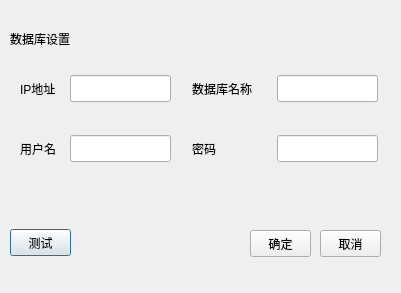
<?xml version="1.0" encoding="UTF-8"?>
<ui version="4.0">
 <class>Setting</class>
 <widget class="QDialog" name="Setting">
  <property name="geometry">
   <rect>
    <x>0</x>
    <y>0</y>
    <width>401</width>
    <height>293</height>
   </rect>
  </property>
  <property name="windowTitle">
   <string>Dialog</string>
  </property>
  <widget class="QLabel" name="label">
   <property name="geometry">
    <rect>
     <x>10</x>
     <y>30</y>
     <width>81</width>
     <height>17</height>
    </rect>
   </property>
   <property name="text">
    <string>数据库设置</string>
   </property>
  </widget>
  <widget class="QLabel" name="label_2">
   <property name="geometry">
    <rect>
     <x>20</x>
     <y>80</y>
     <width>51</width>
     <height>17</height>
    </rect>
   </property>
   <property name="text">
    <string>IP地址</string>
   </property>
  </widget>
  <widget class="QLineEdit" name="_lineEditIP">
   <property name="geometry">
    <rect>
     <x>70</x>
     <y>75</y>
     <width>101</width>
     <height>27</height>
    </rect>
   </property>
  </widget>
  <widget class="QLineEdit" name="_lineEditDatabaseName">
   <property name="geometry">
    <rect>
     <x>277</x>
     <y>75</y>
     <width>101</width>
     <height>27</height>
    </rect>
   </property>
  </widget>
  <widget class="QLabel" name="label_3">
   <property name="geometry">
    <rect>
     <x>192</x>
     <y>80</y>
     <width>81</width>
     <height>17</height>
    </rect>
   </property>
   <property name="text">
    <string>数据库名称</string>
   </property>
  </widget>
  <widget class="QLineEdit" name="_lineEditPasswd">
   <property name="geometry">
    <rect>
     <x>277</x>
     <y>135</y>
     <width>101</width>
     <height>27</height>
    </rect>
   </property>
   <property name="echoMode">
    <enum>QLineEdit::Password</enum>
   </property>
  </widget>
  <widget class="QLabel" name="label_4">
   <property name="geometry">
    <rect>
     <x>192</x>
     <y>140</y>
     <width>81</width>
     <height>17</height>
    </rect>
   </property>
   <property name="text">
    <string>密码</string>
   </property>
  </widget>
  <widget class="QLineEdit" name="_lineEditUsername">
   <property name="geometry">
    <rect>
     <x>70</x>
     <y>135</y>
     <width>101</width>
     <height>27</height>
    </rect>
   </property>
  </widget>
  <widget class="QLabel" name="label_5">
   <property name="geometry">
    <rect>
     <x>20</x>
     <y>140</y>
     <width>51</width>
     <height>17</height>
    </rect>
   </property>
   <property name="text">
    <string>用户名</string>
   </property>
  </widget>
  <widget class="QPushButton" name="_pushButtonTest">
   <property name="geometry">
    <rect>
     <x>10</x>
     <y>229</y>
     <width>61</width>
     <height>27</height>
    </rect>
   </property>
   <property name="text">
    <string>测试</string>
   </property>
  </widget>
  <widget class="QPushButton" name="_pushButtonCancle">
   <property name="geometry">
    <rect>
     <x>320</x>
     <y>230</y>
     <width>61</width>
     <height>27</height>
    </rect>
   </property>
   <property name="text">
    <string>取消</string>
   </property>
  </widget>
  <widget class="QPushButton" name="_pushButtonOK">
   <property name="geometry">
    <rect>
     <x>250</x>
     <y>230</y>
     <width>61</width>
     <height>27</height>
    </rect>
   </property>
   <property name="text">
    <string>确定</string>
   </property>
  </widget>
  <widget class="QLabel" name="_connectStatus">
   <property name="geometry">
    <rect>
     <x>90</x>
     <y>234</y>
     <width>91</width>
     <height>17</height>
    </rect>
   </property>
   <property name="text">
    <string/>
   </property>
  </widget>
 </widget>
 <resources/>
 <connections/>
</ui>
